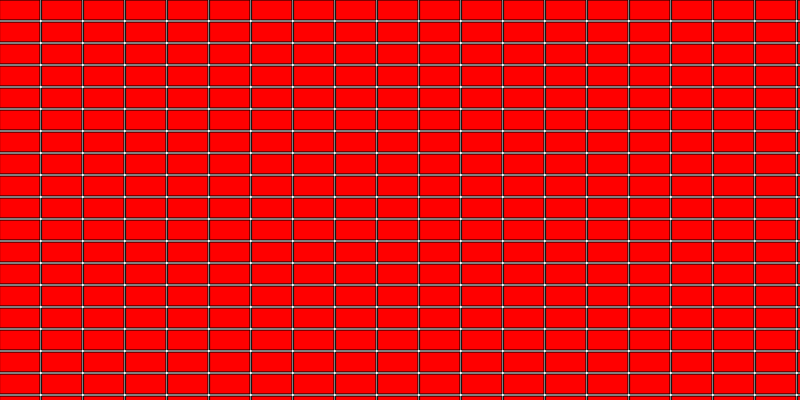
Frame 1 (no input)
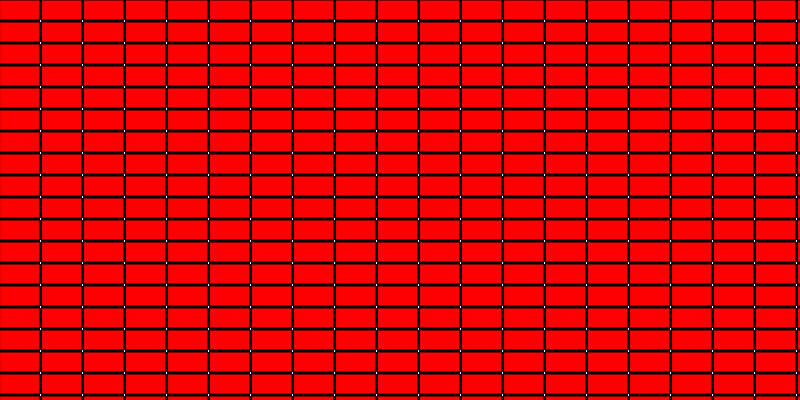
Frame 60 (no input)
Frame 120 (the mouse pressed at the canvas centre since frame 60): identical to frame 60, image omitted

The p5.js sketch that drew these frames (run headless with seeded random() and noise() and a simulated clock; from frame 60 on, the mouse is pressed at the canvas centre):

// p5.js sketch
// ── sketch.js
var b=[];
function setup() {
	// define a canvas
	createCanvas(800,400);

	for (var y= 0;  y< height; y+=22) {
		for (var x = 0; x < width; x+=42) {
			b.push ( new Brick(x,y,40,20,0));
		}
	}
}

function draw() {
	for (var i = 0; i < b.length; i++) {
		if (mouseX >= b[i].xpos && mouseX<=b[i].xpos+b[i].w &&
	 		mouseY >= b[i].ypos && mouseY<=b[i].ypos+b[i].h)
		then ()
		b[i].draw();
	}
}

// ── brick.js
//makin boxes(aka bricks)

// Constructor
function Brick (xpos,ypos,w,h,color){
this.x=xpos;
this.y=ypos;
this.w=w;
this.h=h;
this.color=color;
}

Brick.prototype.draw = function () {
	var c = color('hsl('+this.color + ', 100%, 50%)');
	fill(c);
	rect(this.x,this.y,this.w,this.h);

};
